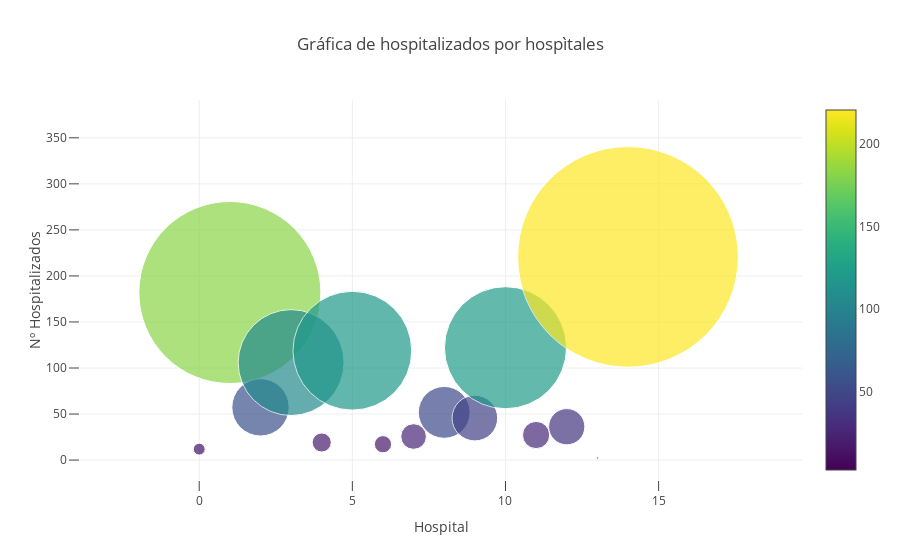

The cell this chart's notebook holds for it:
### Markdown cell above
Después de cargar y dar formato al dataframe, podemos representar la gráfica con los hospitalizados en cada uno de los hospitales de Castilla-La Mancha.

### Code cell
hospitalizados_por_hospital_df = df_fixed.copy()

hospitalizados_por_hospital_df = pd.pivot_table(hospitalizados_por_hospital_df, index='hospital', 
                                       values=['hospitalized', 'date' ], aggfunc=np.mean)
hospitalizados_por_hospital_df['avg_sale'] = hospitalizados_por_hospital_df.apply(lambda r: r.mean(), axis=1)

hospitalizados_hospital_data = go.Scatter(
    y = hospitalizados_por_hospital_df.avg_sale.values,
    mode='markers',
    marker=dict(
        size = hospitalizados_por_hospital_df.avg_sale.values,
        color = hospitalizados_por_hospital_df.avg_sale.values,
        colorscale='Viridis',
        showscale=True
    ),
    text = hospitalizados_por_hospital_df.index.values
)
data = [hospitalizados_hospital_data]

hospitalizados_hospital_layout = go.Layout(
    autosize= True,
    title= 'Gráfica de hospitalizados por hospìtales',
    hovermode= 'closest',
    xaxis= dict(
        title= 'Hospital',
        ticklen= 10,
        zeroline= False,
        gridwidth= 1,
    ),
    yaxis=dict(
        title= 'Nº Hospitalizados',
        ticklen= 10,
        zeroline= False,
        gridwidth= 1,
    ),
    showlegend= False
)
fig = go.Figure(data=data, layout=hospitalizados_hospital_layout)
py.iplot(fig,filename='scatter_hospitalizados_hospital')

### Figure 1 — Plotly figure (JSON) as saved in the notebook; plotly's stock layout.template omitted (floating-point values rounded to 4 significant figures)
{"data": [{"marker": {"color": [11.86, 182, 57.3, 105.9, 19.1, 118.8, 17.21, 25.59, 51.81, 45.6, 122.0, 27.22, 36.24, 2.256, 220.7], "colorscale": "Viridis", "showscale": true, "size": [11.86, 182, 57.3, 105.9, 19.1, 118.8, 17.21, 25.59, 51.81, 45.6, 122.0, 27.22, 36.24, 2.256, 220.7]}, "mode": "markers", "text": ["Almansa", "C. H. Albacete", "H. Cuenca", "H. Guadalajara", "H. Hellín", "H. Mancha Centro", "H. Manzanares", "H. Puertollano", "H. Talavera", "H. Tomelloso", "H. U. CR", "H. Valdepeñas", "H. Villarrobledo", "H.N. Parapléjicos", "H.Toledo"], "y": [11.86, 182, 57.3, 105.9, 19.1, 118.8, 17.21, 25.59, 51.81, 45.6, 122.0, 27.22, 36.24, 2.256, 220.7], "type": "scatter", "uid": "1c1c4898-a262-11ea-ab34-0242ac130202"}], "layout": {"autosize": true, "hovermode": "closest", "showlegend": false, "title": "Gráfica de hospitalizados por hospìtales", "xaxis": {"gridwidth": 1, "ticklen": 10, "title": "Hospital", "zeroline": false}, "yaxis": {"gridwidth": 1, "ticklen": 10, "title": "Nº Hospitalizados", "zeroline": false}}}
